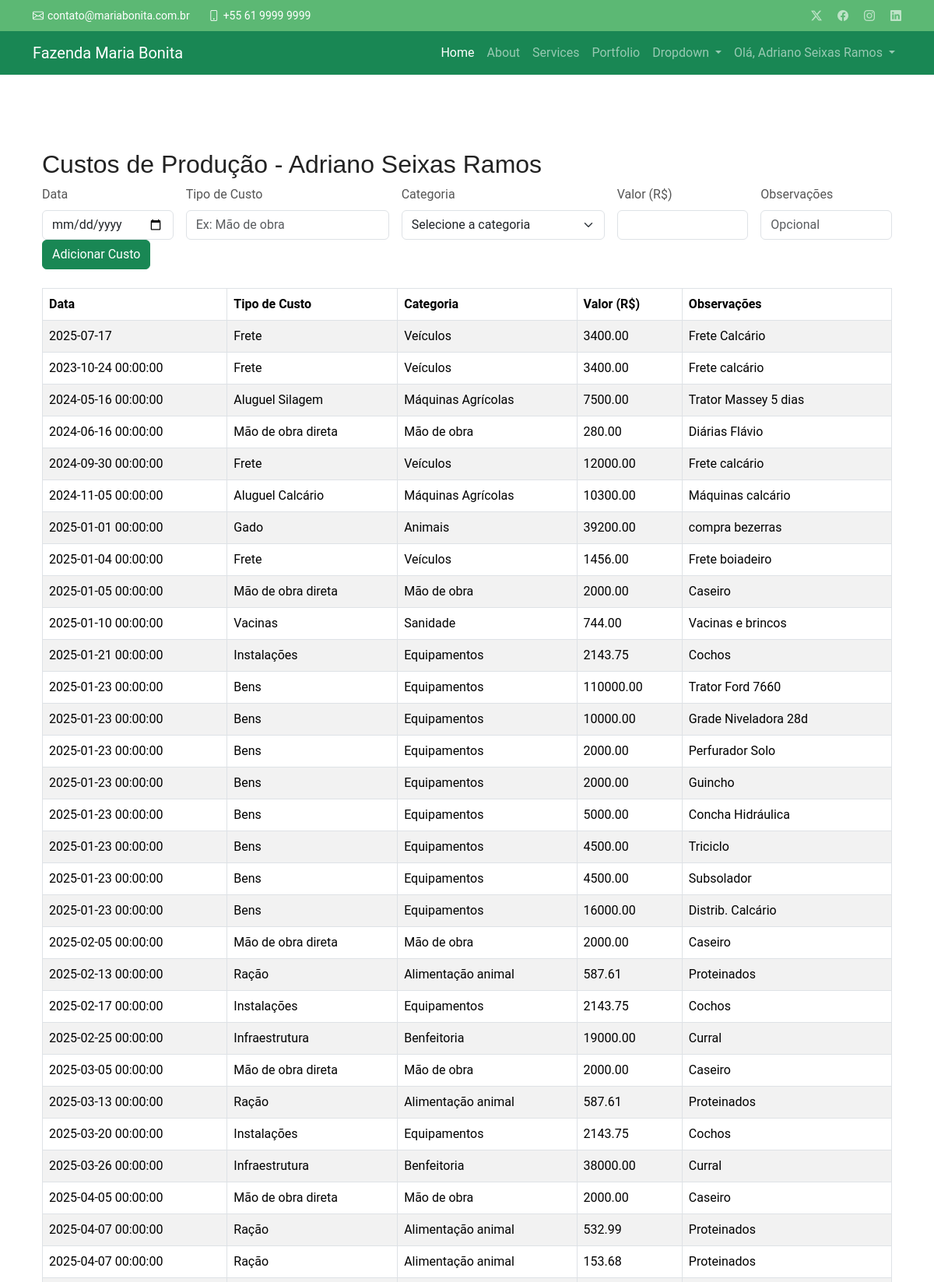
The page /custos (signed in, upper part) on the database its author committed.
### tables this page shows
CREATE TABLE custos (
            id INTEGER PRIMARY KEY AUTOINCREMENT,
            user_id INTEGER,
            data TEXT,
            tipo_custo TEXT,
            categoria TEXT,
            valor REAL,
            observacoes TEXT,
            FOREIGN KEY(user_id) REFERENCES users(id)
        );

### main.py (the view)
@app.get("/custos", response_class=HTMLResponse)
def listar_custos(request: Request):
    user = request.session.get("user")
    if not user:
        return RedirectResponse(url="/login", status_code=status.HTTP_303_SEE_OTHER)
    conn = get_db()
    custos = conn.execute("SELECT * FROM custos WHERE user_id = ?", (user["id"],)).fetchall()
    conn.close()
    return templates.TemplateResponse("custos.html", {"request": request, "custos": custos, "user": user, "error": None})

### templates/custos.html (shortened to what this page needs)
{% extends "clean_base.html" %}
{% block content %}
<div class="container mt-5">
  <h2>Custos de Produção - {{ user.name }}</h2>
  <form method="post" action="/custos" class="mb-4">
    <div class="row g-3">
      <div class="col-md-2">
        <label for="data" class="form-label">Data</label>
        <input type="date" class="form-control" name="data" required>
      </div>
      <div class="col-md-3">
        <label for="tipo_custo" class="form-label">Tipo de Custo</label>
        <input type="text" class="form-control" name="tipo_custo" placeholder="Ex: Mão de obra" required>
      </div>
      <div class="col-md-3">
        <label for="categoria" class="form-label">Categoria</label>
        <select class="form-select" name="categoria" required>
            <option value="" disabled selected>Selecione a categoria</option>
        </select>
    </div>
      <div class="col-md-2">
        <label for="valor" class="form-label">Valor (R$)</label>
        <input type="number" step="0.01" min="0" class="form-control" name="valor" required>
      </div>
      <div class="col-md-2">
        <label for="observacoes" class="form-label">Observações</label>
        <input type="text" class="form-control" name="observacoes" placeholder="Opcional">
      </div>
    </div>
    <div>
    <button type="submit" class="btn btn-success">Adicionar Custo</button>
    </div>
  </form>
  <table class="table table-striped table-bordered">
    <thead>
      <tr>
        <th>Data</th>
        <th>Tipo de Custo</th>
        <th>Categoria</th>
        <th>Valor (R$)</th>
        <th>Observações</th>
      </tr>
    </thead>
    <tbody>
      {% for custo in custos %}
      <tr>
        <td>{{ custo.data }}</td>
        <td>{{ custo.tipo_custo }}</td>
        <td>{{ custo.categoria }}</td>
        <td>{{ '%.2f'|format(custo.valor) }}</td>
        <td>{{ custo.observacoes }}</td>
      </tr>
      {% else %}
      <tr>
        <td colspan="5" class="text-center">Nenhum custo registrado.</td>
      </tr>
      {% endfor %}
    </tbody>
  </table>
</div>
{% endblock %}

### templates/clean_base.html (shortened to what this page needs)
<!DOCTYPE html>
<html lang="pt-br">
<head>
  <link href="/static/assets/vendor/bootstrap/css/bootstrap.min.css" rel="stylesheet" />
  <link href="/static/assets/vendor/bootstrap-icons/bootstrap-icons.css" rel="stylesheet" />
  <link href="/static/assets/css/main.css" rel="stylesheet" />
  <link rel="stylesheet" href="https://cdn.datatables.net/1.13.6/css/dataTables.bootstrap5.min.css" />
</head>
<body>
  <div class="page-wrapper d-flex flex-column min-vh-100">
    <header class="header sticky-top">
      <div class="topbar d-flex align-items-center accent-background">
        <div class="container d-flex justify-content-center justify-content-md-between">
          <div class="contact-info d-flex align-items-center">
            <i class="bi bi-envelope d-flex align-items-center"><a href="mailto:contact@example.com">contato@mariabonita.com.br</a></i>
            <i class="bi bi-phone d-flex align-items-center ms-4"><span>+55 61 9999 9999</span></i>
          </div>
          <div class="social-links d-none d-md-flex align-items-center">
            <a href="#" class="twitter"><i class="bi bi-twitter-x"></i></a>
            <a href="#" class="facebook"><i class="bi bi-facebook"></i></a>
            <a href="#" class="instagram"><i class="bi bi-instagram"></i></a>
            <a href="#" class="linkedin"><i class="bi bi-linkedin"></i></a>
          </div>
        </div>
      </div>
      <nav class="navbar navbar-expand-lg navbar-dark bg-success sticky-top">
      <div class="container">
        <a class="navbar-brand" href="/">Fazenda Maria Bonita</a>
        <div class="collapse navbar-collapse" id="navbarSupportedContent">
          <ul class="navbar-nav ms-auto mb-2 mb-lg-0">
            <li class="nav-item"><a class="nav-link active" aria-current="page" href="/">Home</a></li>
            <li class="nav-item"><a class="nav-link" href="#about">About</a></li>
            <li class="nav-item"><a class="nav-link" href="#services">Services</a></li>
            <li class="nav-item"><a class="nav-link" href="#portfolio">Portfolio</a></li>
            <li class="nav-item dropdown">
              <a class="nav-link dropdown-toggle" href="#" id="dropdownMenuLink" role="button" data-bs-toggle="dropdown" aria-expanded="false">
                Dropdown
              </a>
            </li>
            {% if user %}
              <li class="nav-item dropdown">
                <a class="nav-link dropdown-toggle" href="#" id="userMenu" role="button" data-bs-toggle="dropdown" aria-expanded="false">
                  Olá, {{ user.name }}
                </a>
                </ul>
            {% else %}
              <li class="nav-item"><a class="nav-link" href="/cadastro">Cadastrar</a></li>
              <li class="nav-item"><a class="nav-link" href="/login">Login</a></li>
            {% endif %}
        </div>
      </div>
  </nav>
    </header>
    <main class="container py-5 flex-grow-1">
      {% block content %}{% endblock %}
    </main>
  </div>
  <link rel="stylesheet" href="https://cdn.datatables.net/1.13.6/css/dataTables.bootstrap5.min.css">
</body>
</html>

### static/assets/css/main.css (style rules this page uses)
:root { --default-font: "Roboto", system-ui, -apple-system, "Segoe UI", Roboto, "Helvetica Neue", Arial, "Noto Sans", "Liberation Sans", sans-serif, "Apple Color Emoji", "Segoe UI Emoji", "Segoe UI Symbol", "Noto Color Emoji"; --heading-font: "Raleway", sans-serif; --nav-font: "Poppins", sans-serif; }
:root { --background-color: #ffffff; --default-color: #555555; --heading-color: #222222; --accent-color: #5cb874; --surface-color: #ffffff; --contrast-color: #ffffff; }
:root { --nav-color: #555555; --nav-hover-color: #5cb874; --nav-mobile-background-color: #ffffff; --nav-dropdown-background-color: #ffffff; --nav-dropdown-color: #555555; --nav-dropdown-hover-color: #5cb874; }
.accent-background { --background-color: #5cb874; --default-color: #ffffff; --heading-color: #ffffff; --surface-color: #80c792; }
:root { scroll-behavior: smooth; }
body { color: var(--default-color); background-color: var(--background-color); font-family: var(--default-font); }
a { color: var(--accent-color); text-decoration: none; transition: 0.3s; }
h1, h2, h3, h4, h5, h6 { color: var(--heading-color); font-family: var(--heading-font); }
.header { color: var(--default-color); transition: all 0.5s; z-index: 997; background-color: var(--background-color); }
.header .topbar { background-color: var(--background-color); height: 40px; padding: 0; font-size: 14px; transition: all 0.5s; }
.header .topbar .contact-info i { font-style: normal; color: var(--contrast-color); }
.header .topbar .contact-info i a, .header .topbar .contact-info i span { padding-left: 5px; color: var(--contrast-color); }
.header .topbar .contact-info i a { line-height: 0; transition: 0.3s; }
.header .topbar .social-links a { color: color-mix(in srgb, var(--contrast-color), transparent 40%); line-height: 0; transition: 0.3s; margin-left: 20px; }
.topbar { font-size: 0.95rem; white-space: nowrap; overflow: hidden; position: relative; }

### rows shown on the page
custos: data "2025-07-17", tipo_custo "Frete", categoria "Veículos", valor "3400.00", observacoes "Frete Calcário"
custos: data "2023-10-24 00:00:00", tipo_custo "Frete", categoria "Veículos", valor "3400.00", observacoes "Frete calcário"
custos: data "2024-05-16 00:00:00", tipo_custo "Aluguel Silagem", categoria "Máquinas Agrícolas", valor "7500.00", observacoes "Trator Massey 5 dias"
custos: data "2024-06-16 00:00:00", tipo_custo "Mão de obra direta", categoria "Mão de obra", valor "280.00", observacoes "Diárias Flávio"
custos: data "2024-09-30 00:00:00", tipo_custo "Frete", categoria "Veículos", valor "12000.00", observacoes "Frete calcário"
custos: data "2024-11-05 00:00:00", tipo_custo "Aluguel Calcário", categoria "Máquinas Agrícolas", valor "10300.00", observacoes "Máquinas calcário"
custos: data "2025-01-01 00:00:00", tipo_custo "Gado", categoria "Animais", valor "39200.00", observacoes "compra bezerras"
custos: data "2025-01-04 00:00:00", tipo_custo "Frete", categoria "Veículos", valor "1456.00", observacoes "Frete boiadeiro"
custos: data "2025-01-05 00:00:00", tipo_custo "Mão de obra direta", categoria "Mão de obra", valor "2000.00", observacoes "Caseiro"
custos: data "2025-01-10 00:00:00", tipo_custo "Vacinas", categoria "Sanidade", valor "744.00", observacoes "Vacinas e brincos"
custos: data "2025-01-21 00:00:00", tipo_custo "Instalações", categoria "Equipamentos", valor "2143.75", observacoes "Cochos"
custos: data "2025-01-23 00:00:00", tipo_custo "Bens", categoria "Equipamentos", valor "110000.00", observacoes "Trator Ford 7660"
custos: data "2025-01-23 00:00:00", tipo_custo "Bens", categoria "Equipamentos", valor "10000.00", observacoes "Grade Niveladora 28d"
custos: data "2025-01-23 00:00:00", tipo_custo "Bens", categoria "Equipamentos", valor "2000.00", observacoes "Perfurador Solo"
custos: data "2025-01-23 00:00:00", tipo_custo "Bens", categoria "Equipamentos", valor "2000.00", observacoes "Guincho"
custos: data "2025-01-23 00:00:00", tipo_custo "Bens", categoria "Equipamentos", valor "5000.00", observacoes "Concha Hidráulica"
custos: data "2025-01-23 00:00:00", tipo_custo "Bens", categoria "Equipamentos", valor "4500.00", observacoes "Triciclo"
custos: data "2025-01-23 00:00:00", tipo_custo "Bens", categoria "Equipamentos", valor "4500.00", observacoes "Subsolador"
custos: data "2025-01-23 00:00:00", tipo_custo "Bens", categoria "Equipamentos", valor "16000.00", observacoes "Distrib. Calcário"
custos: data "2025-02-05 00:00:00", tipo_custo "Mão de obra direta", categoria "Mão de obra", valor "2000.00", observacoes "Caseiro"
custos: data "2025-02-13 00:00:00", tipo_custo "Ração", categoria "Alimentação animal", valor "587.61", observacoes "Proteinados"
custos: data "2025-02-17 00:00:00", tipo_custo "Instalações", categoria "Equipamentos", valor "2143.75", observacoes "Cochos"
custos: data "2025-02-25 00:00:00", tipo_custo "Infraestrutura", categoria "Benfeitoria", valor "19000.00", observacoes "Curral"
custos: data "2025-03-05 00:00:00", tipo_custo "Mão de obra direta", categoria "Mão de obra", valor "2000.00", observacoes "Caseiro"
custos: data "2025-03-13 00:00:00", tipo_custo "Ração", categoria "Alimentação animal", valor "587.61", observacoes "Proteinados"
custos: data "2025-03-20 00:00:00", tipo_custo "Instalações", categoria "Equipamentos", valor "2143.75", observacoes "Cochos"
custos: data "2025-03-26 00:00:00", tipo_custo "Infraestrutura", categoria "Benfeitoria", valor "38000.00", observacoes "Curral"
custos: data "2025-04-05 00:00:00", tipo_custo "Mão de obra direta", categoria "Mão de obra", valor "2000.00", observacoes "Caseiro"
custos: data "2025-04-07 00:00:00", tipo_custo "Ração", categoria "Alimentação animal", valor "532.99", observacoes "Proteinados"
custos: data "2025-04-07 00:00:00", tipo_custo "Ração", categoria "Alimentação animal", valor "153.68", observacoes "Proteinados"

### other values the page prints
{{ user.name }} "Adriano Seixas Ramos"
